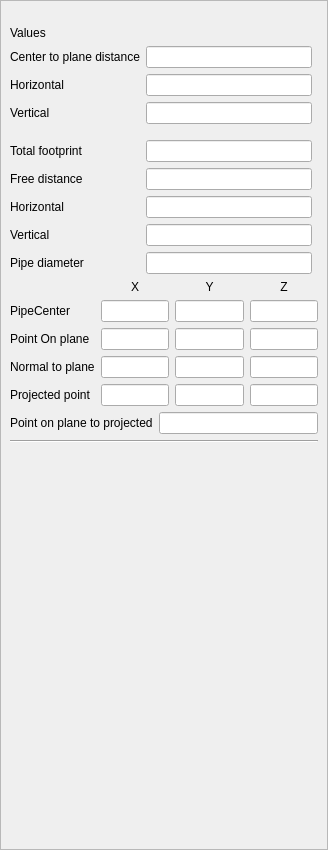
<?xml version="1.0" encoding="UTF-8"?>
<ui version="4.0">
 <class>property_PipeToPlaneMeasure</class>
 <widget class="QWidget" name="property_PipeToPlaneMeasure">
  <property name="geometry">
   <rect>
    <x>0</x>
    <y>0</y>
    <width>328</width>
    <height>850</height>
   </rect>
  </property>
  <property name="sizePolicy">
   <sizepolicy hsizetype="Preferred" vsizetype="Preferred">
    <horstretch>0</horstretch>
    <verstretch>0</verstretch>
   </sizepolicy>
  </property>
  <property name="maximumSize">
   <size>
    <width>600</width>
    <height>16777215</height>
   </size>
  </property>
  <property name="windowTitle">
   <string>Pipe to plane properties</string>
  </property>
  <layout class="QGridLayout" name="gridLayout_3">
   <property name="leftMargin">
    <number>0</number>
   </property>
   <property name="topMargin">
    <number>0</number>
   </property>
   <property name="rightMargin">
    <number>0</number>
   </property>
   <property name="bottomMargin">
    <number>0</number>
   </property>
   <item row="0" column="0">
    <widget class="QScrollArea" name="scrollArea">
     <property name="widgetResizable">
      <bool>true</bool>
     </property>
     <widget class="QWidget" name="scrollAreaWidgetContents">
      <property name="geometry">
       <rect>
        <x>0</x>
        <y>0</y>
        <width>326</width>
        <height>848</height>
       </rect>
      </property>
      <layout class="QGridLayout" name="gridLayout_2">
       <item row="15" column="0" colspan="3">
        <widget class="GenericPropertiesFeet" name="genericPropsFeetWidget" native="true"/>
       </item>
       <item row="10" column="1">
        <widget class="QDoubleEdit" name="Verti2Infield">
         <property name="enabled">
          <bool>true</bool>
         </property>
         <property name="frame">
          <bool>true</bool>
         </property>
         <property name="readOnly">
          <bool>true</bool>
         </property>
        </widget>
       </item>
       <item row="5" column="1">
        <widget class="QDoubleEdit" name="VertiInfield">
         <property name="enabled">
          <bool>true</bool>
         </property>
         <property name="frame">
          <bool>true</bool>
         </property>
         <property name="readOnly">
          <bool>true</bool>
         </property>
        </widget>
       </item>
       <item row="5" column="0">
        <widget class="QLabel" name="VertiLabel">
         <property name="text">
          <string>Vertical</string>
         </property>
        </widget>
       </item>
       <item row="13" column="0" colspan="3">
        <layout class="QHBoxLayout" name="horizontalLayout">
         <item>
          <widget class="QLabel" name="PointOnPlaneToProjLabel">
           <property name="text">
            <string>Point on plane to projected</string>
           </property>
          </widget>
         </item>
         <item>
          <widget class="QDoubleEdit" name="PointOnPlaneToProjInfield">
           <property name="enabled">
            <bool>true</bool>
           </property>
           <property name="frame">
            <bool>true</bool>
           </property>
           <property name="readOnly">
            <bool>true</bool>
           </property>
          </widget>
         </item>
        </layout>
       </item>
       <item row="3" column="1">
        <widget class="QDoubleEdit" name="CenterToPlaneDistInfield">
         <property name="enabled">
          <bool>true</bool>
         </property>
         <property name="frame">
          <bool>true</bool>
         </property>
         <property name="readOnly">
          <bool>true</bool>
         </property>
        </widget>
       </item>
       <item row="0" column="0" colspan="3">
        <widget class="GenericPropertiesHead" name="genericPropsHeadWidget" native="true"/>
       </item>
       <item row="9" column="0">
        <widget class="QLabel" name="Hori2Label">
         <property name="text">
          <string>Horizontal</string>
         </property>
        </widget>
       </item>
       <item row="2" column="0">
        <widget class="QLabel" name="ValuesLabel">
         <property name="text">
          <string>Values</string>
         </property>
        </widget>
       </item>
       <item row="8" column="1">
        <widget class="QDoubleEdit" name="FreeIdstBetCInfield">
         <property name="enabled">
          <bool>true</bool>
         </property>
         <property name="frame">
          <bool>true</bool>
         </property>
         <property name="readOnly">
          <bool>true</bool>
         </property>
        </widget>
       </item>
       <item row="3" column="0">
        <widget class="QLabel" name="CenterToPlaneDistLabel">
         <property name="text">
          <string>Center to plane distance</string>
         </property>
        </widget>
       </item>
       <item row="11" column="0">
        <widget class="QLabel" name="PipeDiameterLabel">
         <property name="text">
          <string>Pipe diameter</string>
         </property>
        </widget>
       </item>
       <item row="11" column="1">
        <widget class="QDoubleEdit" name="PipeDiameterInfield">
         <property name="enabled">
          <bool>true</bool>
         </property>
         <property name="frame">
          <bool>true</bool>
         </property>
         <property name="readOnly">
          <bool>true</bool>
         </property>
        </widget>
       </item>
       <item row="9" column="1">
        <widget class="QDoubleEdit" name="Hori2Infield">
         <property name="enabled">
          <bool>true</bool>
         </property>
         <property name="frame">
          <bool>true</bool>
         </property>
         <property name="readOnly">
          <bool>true</bool>
         </property>
        </widget>
       </item>
       <item row="4" column="0">
        <widget class="QLabel" name="HoriLabel">
         <property name="text">
          <string>Horizontal</string>
         </property>
        </widget>
       </item>
       <item row="8" column="0">
        <widget class="QLabel" name="FDbetCLabel">
         <property name="text">
          <string>Free distance</string>
         </property>
        </widget>
       </item>
       <item row="14" column="0" colspan="3">
        <widget class="Line" name="line_2">
         <property name="orientation">
          <enum>Qt::Horizontal</enum>
         </property>
        </widget>
       </item>
       <item row="1" column="0">
        <spacer name="verticalSpacer_2">
         <property name="orientation">
          <enum>Qt::Vertical</enum>
         </property>
         <property name="sizeType">
          <enum>QSizePolicy::Minimum</enum>
         </property>
         <property name="sizeHint" stdset="0">
          <size>
           <width>20</width>
           <height>10</height>
          </size>
         </property>
        </spacer>
       </item>
       <item row="12" column="0" colspan="3">
        <layout class="QGridLayout" name="gridLayout">
         <item row="1" column="3">
          <widget class="QDoubleEdit" name="PipeCenterZInfield">
           <property name="enabled">
            <bool>true</bool>
           </property>
           <property name="readOnly">
            <bool>true</bool>
           </property>
          </widget>
         </item>
         <item row="4" column="2">
          <widget class="QDoubleEdit" name="ProjPointYInfield">
           <property name="enabled">
            <bool>true</bool>
           </property>
           <property name="readOnly">
            <bool>true</bool>
           </property>
          </widget>
         </item>
         <item row="1" column="0">
          <widget class="QLabel" name="PipeCenterLabel">
           <property name="text">
            <string>PipeCenter</string>
           </property>
          </widget>
         </item>
         <item row="1" column="1">
          <widget class="QDoubleEdit" name="PipeCenterXInfield">
           <property name="enabled">
            <bool>true</bool>
           </property>
           <property name="readOnly">
            <bool>true</bool>
           </property>
          </widget>
         </item>
         <item row="0" column="3">
          <widget class="QLabel" name="Zlabel">
           <property name="text">
            <string>Z</string>
           </property>
           <property name="alignment">
            <set>Qt::AlignCenter</set>
           </property>
          </widget>
         </item>
         <item row="2" column="3">
          <widget class="QDoubleEdit" name="PointOnPlaneZInfield">
           <property name="enabled">
            <bool>true</bool>
           </property>
           <property name="readOnly">
            <bool>true</bool>
           </property>
          </widget>
         </item>
         <item row="4" column="3">
          <widget class="QDoubleEdit" name="ProjPointZInfield">
           <property name="enabled">
            <bool>true</bool>
           </property>
           <property name="readOnly">
            <bool>true</bool>
           </property>
          </widget>
         </item>
         <item row="4" column="1">
          <widget class="QDoubleEdit" name="ProjPointXInfield">
           <property name="enabled">
            <bool>true</bool>
           </property>
           <property name="readOnly">
            <bool>true</bool>
           </property>
          </widget>
         </item>
         <item row="4" column="0">
          <widget class="QLabel" name="ProjectedPointLabel">
           <property name="text">
            <string>Projected point</string>
           </property>
          </widget>
         </item>
         <item row="0" column="1">
          <widget class="QLabel" name="XLabel">
           <property name="text">
            <string>X</string>
           </property>
           <property name="alignment">
            <set>Qt::AlignCenter</set>
           </property>
          </widget>
         </item>
         <item row="1" column="2">
          <widget class="QDoubleEdit" name="PipeCenterYInfield">
           <property name="enabled">
            <bool>true</bool>
           </property>
           <property name="readOnly">
            <bool>true</bool>
           </property>
          </widget>
         </item>
         <item row="3" column="3">
          <widget class="QDoubleEdit" name="NormalToPlaneZInfield">
           <property name="enabled">
            <bool>true</bool>
           </property>
           <property name="readOnly">
            <bool>true</bool>
           </property>
          </widget>
         </item>
         <item row="0" column="2">
          <widget class="QLabel" name="YLabel">
           <property name="text">
            <string>Y</string>
           </property>
           <property name="alignment">
            <set>Qt::AlignCenter</set>
           </property>
          </widget>
         </item>
         <item row="2" column="0">
          <widget class="QLabel" name="PointOnPlaneLabel">
           <property name="text">
            <string>Point On plane</string>
           </property>
          </widget>
         </item>
         <item row="3" column="2">
          <widget class="QDoubleEdit" name="NormalToPlaneYInfield">
           <property name="enabled">
            <bool>true</bool>
           </property>
           <property name="readOnly">
            <bool>true</bool>
           </property>
          </widget>
         </item>
         <item row="2" column="1">
          <widget class="QDoubleEdit" name="PointOnPlaneXInfield">
           <property name="enabled">
            <bool>true</bool>
           </property>
           <property name="readOnly">
            <bool>true</bool>
           </property>
          </widget>
         </item>
         <item row="3" column="0">
          <widget class="QLabel" name="NormalToPlane">
           <property name="text">
            <string>Normal to plane</string>
           </property>
          </widget>
         </item>
         <item row="2" column="2">
          <widget class="QDoubleEdit" name="PointOnPlaneYInfield">
           <property name="enabled">
            <bool>true</bool>
           </property>
           <property name="readOnly">
            <bool>true</bool>
           </property>
          </widget>
         </item>
         <item row="3" column="1">
          <widget class="QDoubleEdit" name="NormalToPlaneXInfield">
           <property name="enabled">
            <bool>true</bool>
           </property>
           <property name="readOnly">
            <bool>true</bool>
           </property>
          </widget>
         </item>
        </layout>
       </item>
       <item row="4" column="1">
        <widget class="QDoubleEdit" name="HoriInfield">
         <property name="enabled">
          <bool>true</bool>
         </property>
         <property name="frame">
          <bool>true</bool>
         </property>
         <property name="readOnly">
          <bool>true</bool>
         </property>
        </widget>
       </item>
       <item row="6" column="0">
        <spacer name="verticalSpacer_3">
         <property name="orientation">
          <enum>Qt::Vertical</enum>
         </property>
         <property name="sizeType">
          <enum>QSizePolicy::Minimum</enum>
         </property>
         <property name="sizeHint" stdset="0">
          <size>
           <width>20</width>
           <height>10</height>
          </size>
         </property>
        </spacer>
       </item>
       <item row="10" column="0">
        <widget class="QLabel" name="Verti2Label">
         <property name="text">
          <string>Vertical</string>
         </property>
        </widget>
       </item>
       <item row="16" column="0" colspan="2">
        <spacer name="verticalSpacer">
         <property name="orientation">
          <enum>Qt::Vertical</enum>
         </property>
         <property name="sizeHint" stdset="0">
          <size>
           <width>254</width>
           <height>382</height>
          </size>
         </property>
        </spacer>
       </item>
       <item row="7" column="0">
        <widget class="QLabel" name="label">
         <property name="text">
          <string>Total footprint</string>
         </property>
        </widget>
       </item>
       <item row="7" column="1">
        <widget class="QDoubleEdit" name="totalFootprintLineEdit">
         <property name="enabled">
          <bool>true</bool>
         </property>
         <property name="readOnly">
          <bool>true</bool>
         </property>
        </widget>
       </item>
      </layout>
     </widget>
    </widget>
   </item>
  </layout>
 </widget>
 <customwidgets>
  <customwidget>
   <class>GenericPropertiesHead</class>
   <extends>QWidget</extends>
   <header location="global">GenericPropertiesHead.h</header>
   <container>1</container>
  </customwidget>
  <customwidget>
   <class>GenericPropertiesFeet</class>
   <extends>QWidget</extends>
   <header>GenericPropertiesFeet.h</header>
   <container>1</container>
  </customwidget>
  <customwidget>
   <class>QDoubleEdit</class>
   <extends>QLineEdit</extends>
   <header>qdoubleedit.h</header>
  </customwidget>
 </customwidgets>
 <tabstops>
  <tabstop>scrollArea</tabstop>
  <tabstop>CenterToPlaneDistInfield</tabstop>
  <tabstop>HoriInfield</tabstop>
  <tabstop>VertiInfield</tabstop>
  <tabstop>totalFootprintLineEdit</tabstop>
  <tabstop>FreeIdstBetCInfield</tabstop>
  <tabstop>Hori2Infield</tabstop>
  <tabstop>Verti2Infield</tabstop>
  <tabstop>PipeDiameterInfield</tabstop>
  <tabstop>PipeCenterXInfield</tabstop>
  <tabstop>PipeCenterYInfield</tabstop>
  <tabstop>PipeCenterZInfield</tabstop>
  <tabstop>PointOnPlaneXInfield</tabstop>
  <tabstop>PointOnPlaneYInfield</tabstop>
  <tabstop>PointOnPlaneZInfield</tabstop>
  <tabstop>NormalToPlaneXInfield</tabstop>
  <tabstop>NormalToPlaneYInfield</tabstop>
  <tabstop>NormalToPlaneZInfield</tabstop>
  <tabstop>ProjPointXInfield</tabstop>
  <tabstop>ProjPointYInfield</tabstop>
  <tabstop>ProjPointZInfield</tabstop>
  <tabstop>PointOnPlaneToProjInfield</tabstop>
 </tabstops>
 <resources>
  <include location="../../../openscantools.qrc"/>
 </resources>
 <connections/>
</ui>
